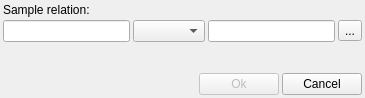
<?xml version="1.0" encoding="UTF-8"?>
<ui version="4.0">
 <class>SampleRelationDialog</class>
 <widget class="QDialog" name="SampleRelationDialog">
  <property name="geometry">
   <rect>
    <x>0</x>
    <y>0</y>
    <width>365</width>
    <height>98</height>
   </rect>
  </property>
  <property name="windowTitle">
   <string>Sample relation</string>
  </property>
  <layout class="QVBoxLayout" name="verticalLayout">
   <property name="spacing">
    <number>3</number>
   </property>
   <property name="leftMargin">
    <number>3</number>
   </property>
   <property name="topMargin">
    <number>3</number>
   </property>
   <property name="rightMargin">
    <number>3</number>
   </property>
   <property name="bottomMargin">
    <number>3</number>
   </property>
   <item>
    <widget class="QLabel" name="label">
     <property name="text">
      <string>Sample relation:</string>
     </property>
    </widget>
   </item>
   <item>
    <layout class="QHBoxLayout" name="horizontalLayout">
     <property name="spacing">
      <number>3</number>
     </property>
     <item>
      <widget class="DBSelector" name="sample1"/>
     </item>
     <item>
      <widget class="QComboBox" name="relation"/>
     </item>
     <item>
      <widget class="DBSelector" name="sample2"/>
     </item>
     <item>
      <widget class="QToolButton" name="swap_btn">
       <property name="toolTip">
        <string>&lt;html&gt;&lt;head/&gt;&lt;body&gt;&lt;p&gt;Swap sample names.&lt;/p&gt;&lt;/body&gt;&lt;/html&gt;</string>
       </property>
       <property name="text">
        <string>...</string>
       </property>
       <property name="icon">
        <iconset resource="GSvar.qrc">
         <normaloff>:/Icons/Exchange.png</normaloff>:/Icons/Exchange.png</iconset>
       </property>
      </widget>
     </item>
    </layout>
   </item>
   <item>
    <spacer name="verticalSpacer">
     <property name="orientation">
      <enum>Qt::Vertical</enum>
     </property>
     <property name="sizeHint" stdset="0">
      <size>
       <width>20</width>
       <height>40</height>
      </size>
     </property>
    </spacer>
   </item>
   <item>
    <layout class="QHBoxLayout" name="horizontalLayout_2">
     <property name="spacing">
      <number>3</number>
     </property>
     <item>
      <spacer name="horizontalSpacer">
       <property name="orientation">
        <enum>Qt::Horizontal</enum>
       </property>
       <property name="sizeHint" stdset="0">
        <size>
         <width>40</width>
         <height>20</height>
        </size>
       </property>
      </spacer>
     </item>
     <item>
      <widget class="QPushButton" name="ok_btn">
       <property name="enabled">
        <bool>false</bool>
       </property>
       <property name="text">
        <string>Ok</string>
       </property>
      </widget>
     </item>
     <item>
      <widget class="QPushButton" name="cancel_btn">
       <property name="text">
        <string>Cancel</string>
       </property>
      </widget>
     </item>
    </layout>
   </item>
  </layout>
 </widget>
 <customwidgets>
  <customwidget>
   <class>DBSelector</class>
   <extends>QLineEdit</extends>
   <header location="global">DBSelector.h</header>
  </customwidget>
 </customwidgets>
 <resources>
  <include location="GSvar.qrc"/>
 </resources>
 <connections>
  <connection>
   <sender>ok_btn</sender>
   <signal>clicked()</signal>
   <receiver>SampleRelationDialog</receiver>
   <slot>accept()</slot>
   <hints>
    <hint type="sourcelabel">
     <x>331</x>
     <y>73</y>
    </hint>
    <hint type="destinationlabel">
     <x>225</x>
     <y>44</y>
    </hint>
   </hints>
  </connection>
  <connection>
   <sender>cancel_btn</sender>
   <signal>clicked()</signal>
   <receiver>SampleRelationDialog</receiver>
   <slot>reject()</slot>
   <hints>
    <hint type="sourcelabel">
     <x>409</x>
     <y>73</y>
    </hint>
    <hint type="destinationlabel">
     <x>225</x>
     <y>44</y>
    </hint>
   </hints>
  </connection>
 </connections>
</ui>
